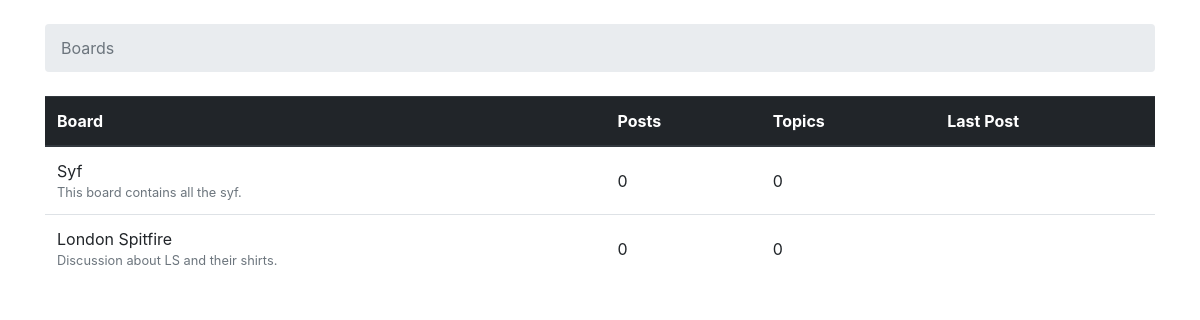
Before: / with the older database file.
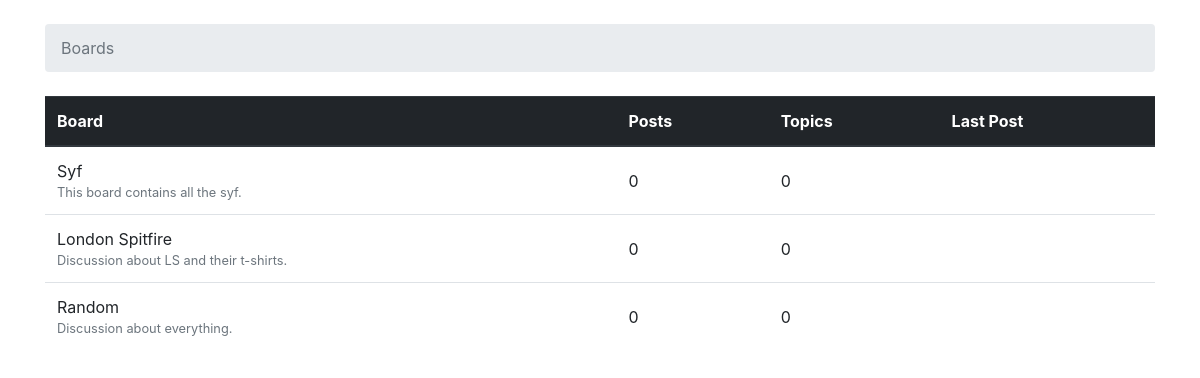
After: the same page with the newer database file.
### boards/models.py (models this page shows, shortened)
class Board(models.Model):
    name = models.CharField(max_length=30, unique=True)
    description = models.CharField(max_length=100)

### boards/views.py (the view)
# urls.py: 2. Add a URL to urlpatterns:  path('', views.home, name='home')
def home(request):
    boards = Board.objects.all()
    return render(request, "home.html", {"boards": boards})

### templates/home.html (shortened to what this page needs)
{% load static %}
<!DOCTYPE html>
<html lang="en">
<head>
    <link rel="stylesheet" href="{% static 'css/bootstrap.min.css' %}">
</head>
<body>
    <div class="container">
        <ol class="breadcrumb my-4">
            <li class="breadcrumb-item active">Boards</li>
        </ol>
        <table class="table">
            <thead class="thead-dark">
                <tr>
                    <th>Board</th>
                    <th>Posts</th>
                    <th>Topics</th>
                    <th>Last Post</th>
                </tr>
            </thead>
            <tbody>
                {% for board in boards %}
                    <tr>
                        <td>
                            {{ board.name }}<br>
                            <small class="text-muted d-block", >{{ board.description }}</small>
                        </td>
                        <td class="align-middle">0</td>
                        <td class="align-middle">0</td>
                        <td></td>
                    </tr>
                {% endfor %}
            </tbody>
        </table>
</body>
</html>

Changed rows visible on the page:
changed Board "London Spitfire": description "Discussion about LS and their shirts." → "Discussion about LS and their t-shirts."
added Board: name "Random", description "Discussion about everything."
